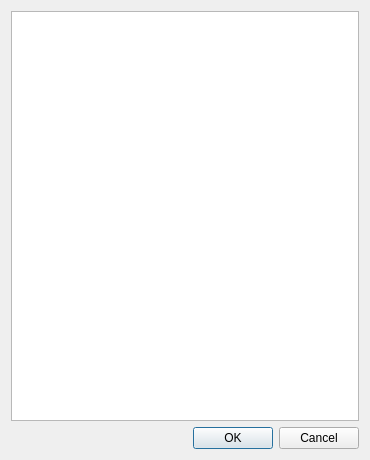
<?xml version="1.0" encoding="UTF-8"?>
<ui version="4.0">
 <class>DialogR</class>
 <widget class="QDialog" name="DialogR">
  <property name="geometry">
   <rect>
    <x>0</x>
    <y>0</y>
    <width>370</width>
    <height>460</height>
   </rect>
  </property>
  <property name="windowTitle">
   <string>Mark for Remove</string>
  </property>
  <layout class="QHBoxLayout" name="horizontalLayout">
   <item>
    <layout class="QVBoxLayout" name="verticalLayout">
     <item>
      <widget class="QTextBrowser" name="txtReverseDependencies"/>
     </item>
     <item>
      <widget class="QDialogButtonBox" name="buttonBox">
       <property name="orientation">
        <enum>Qt::Horizontal</enum>
       </property>
       <property name="standardButtons">
        <set>QDialogButtonBox::Cancel|QDialogButtonBox::Ok</set>
       </property>
      </widget>
     </item>
    </layout>
   </item>
  </layout>
 </widget>
 <resources/>
 <connections>
  <connection>
   <sender>buttonBox</sender>
   <signal>accepted()</signal>
   <receiver>DialogR</receiver>
   <slot>accept()</slot>
   <hints>
    <hint type="sourcelabel">
     <x>248</x>
     <y>254</y>
    </hint>
    <hint type="destinationlabel">
     <x>157</x>
     <y>274</y>
    </hint>
   </hints>
  </connection>
  <connection>
   <sender>buttonBox</sender>
   <signal>rejected()</signal>
   <receiver>DialogR</receiver>
   <slot>reject()</slot>
   <hints>
    <hint type="sourcelabel">
     <x>316</x>
     <y>260</y>
    </hint>
    <hint type="destinationlabel">
     <x>286</x>
     <y>274</y>
    </hint>
   </hints>
  </connection>
 </connections>
</ui>
